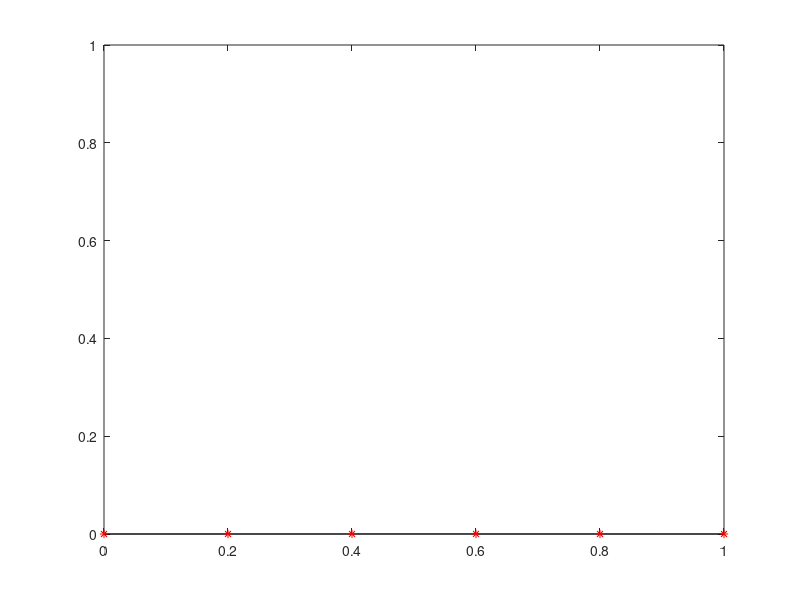

Write MATLAB code to recreate this figure.
function [maxerr] = fd1d_heat (M,a,b,ua,ub,T,dt)
%%%%%%%%%%%%%%%%%%%%%%%%%%%%%%%%%%%%%%%%%%%%%%%%%%%%%%%%%%%%%%%%%%%%%%%%%%%%%%%%
%% This function finds the finite difference approximation of a simple parabolic
%% two-point boundary value problem u_t-u_{xx} = f on the one-dimensional 
%% spatial interval [a,b], with Dirichlet boundary conditions ua (left) and 
%% ub (right), and default discretization 0....M, and on the time interval [0,T]
%% with time step of size dt. 
%%%%%%%%%%%%%%%%%%%%%%%%%%%%%%%%%%%%%%%%%%%%%%%%%%%%%%%%%%%%%%%%%%%%%%%%%%%%%%%%

%%%%%%%%%%%%%%%%%%%%%%%%%%%%%%%%%%%%%%%%%%%%%%%%%%%%%%%%%%%%%%%%%%%%%%%%%%%%%%%%
% [redacted]
%% Copyright Department of Mathematics, Oregon State University
%%%%%%%%%%%%%%%%%%%%%%%%%%%%%%%%%%%%%%%%%%%%% 
%%% INSTRUCTIONS: the code can be executed as script or retyped
%%%%%%%%%%%%%%%%%%%%%%%%%%%%%%%%%%%%%%%%%%%%% 
%% user must code expression for f (rhsfun)
%% for initial condition initfun()
%% and set up /change boundary conditions 
%% default discretization is 0....M, with M a parameter
%% (in MATLAB the numbering is 1..M+1)
%%%%%%%%%%%%%%%%%%%%%%%%%%%%%%%%%%%%%%%%%%%%
%% example: 
%% fd1d_heat(5,0,1,0,0,1,0.01)
%%%%%%%%%%%%%%%%%%%%%%%%%%%%%%%%%%%%%%%%%%%%%%%%%%%%%%
if nargin < 1, 
    M = 5; 
    a = 0; b = 1;
    ua = 0;
    ub = 0;
    T = 1;
    dt = .01;
end
clf;


dx = (b-a)/M;           %% use uniform grid
x = (a:dx:b)';

n = floor(T/dt);
t = dt:dt:T;

%%%%%%%%%%%%%%%%%%%%%%%% minus discrete laplacian
A = sparse(M+1,M+1);     
for i=2:M
    %% set up i'th row of the matrix
    A(i,i) = 2;
    A(i,i-1) = -1; 
    A(i,i+1) = -1; 
end
A =  A / (dx*dx);

uimpl = initfun(x);
Bimpl = sparse( eye(M+1,M+1) + dt*A );

%% apply/enforce Dirichlet boundary conditions
Bimpl (1,1) = 1;
Bimpl (M+1,M+1) = 1; 
fimpl (1,1) = ua;
fimpl (M+1,1) = ub;
    
maxerr = 0;
%% set up the matrix and the right hand side vector
for nt = 1:n
    t = nt*dt;
    uprev = uimpl;    
    
    fimpl (2:M,1) = dt*rhsfun(x(2:M),t) + uprev(2:M); 
    
    %% solve the linear system;
    uimpl = Bimpl \ fimpl;
    
    u = uimpl;
    exvec (1:M+1,1) = exfun(x(1:M+1),t);

    %% compute the error vector
    error = abs(exvec - u);
    %% report the error in max norm and in two discrete norm 
    maxerr = max(maxerr,norm(error,inf));
    
    %% for efficiency, you can comment out plotting, error report and pause   
    plot(x,exvec,'k',x,uimpl,'r*');axis([0 1 0 1]);
    fprintf('\nt = %g %g ',t,norm(error,inf)); 
    if nt> 4 pause(0.05);else pause; end;    
    
end;

%%%%%%%%%%%%%%%%%%%%%%%%%%%%%%%%%%%%%%%%%%%%%%%%%%%%%%%%%%%%%
function v = rhsfun(x,t)
v = zeros(size(x));

function v = initfun(x)
v = sin(pi*x);

function v = exfun(x,t)
v = sin(pi*x)*exp(-pi*pi*t);


    
